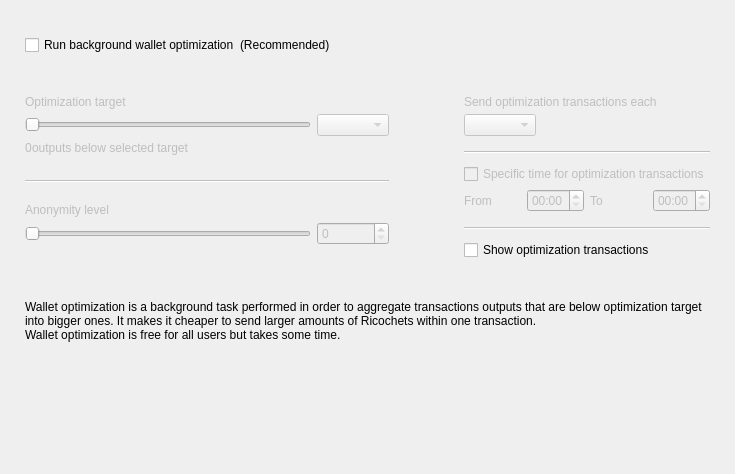
<?xml version="1.0" encoding="UTF-8"?>
<ui version="4.0">
 <class>OptimizationOptionsFrame</class>
 <widget class="QFrame" name="OptimizationOptionsFrame">
  <property name="geometry">
   <rect>
    <x>0</x>
    <y>0</y>
    <width>735</width>
    <height>474</height>
   </rect>
  </property>
  <property name="windowTitle">
   <string>Frame</string>
  </property>
  <property name="frameShape">
   <enum>QFrame::NoFrame</enum>
  </property>
  <property name="frameShadow">
   <enum>QFrame::Raised</enum>
  </property>
  <layout class="QVBoxLayout" name="verticalLayout">
   <property name="spacing">
    <number>0</number>
   </property>
   <property name="leftMargin">
    <number>25</number>
   </property>
   <property name="topMargin">
    <number>35</number>
   </property>
   <property name="rightMargin">
    <number>25</number>
   </property>
   <property name="bottomMargin">
    <number>0</number>
   </property>
   <item>
    <layout class="QHBoxLayout" name="horizontalLayout_2">
     <item>
      <widget class="QCheckBox" name="m_enableOptimizationCheck">
       <property name="text">
        <string>Run background wallet optimization</string>
       </property>
      </widget>
     </item>
     <item>
      <widget class="WalletGui::WalletNormalGrayTextLabel" name="label_8">
       <property name="text">
        <string>(Recommended)</string>
       </property>
      </widget>
     </item>
     <item>
      <spacer name="horizontalSpacer">
       <property name="orientation">
        <enum>Qt::Horizontal</enum>
       </property>
       <property name="sizeHint" stdset="0">
        <size>
         <width>40</width>
         <height>20</height>
        </size>
       </property>
      </spacer>
     </item>
    </layout>
   </item>
   <item>
    <spacer name="verticalSpacer_2">
     <property name="orientation">
      <enum>Qt::Vertical</enum>
     </property>
     <property name="sizeType">
      <enum>QSizePolicy::Fixed</enum>
     </property>
     <property name="sizeHint" stdset="0">
      <size>
       <width>20</width>
       <height>40</height>
      </size>
     </property>
    </spacer>
   </item>
   <item>
    <widget class="QWidget" name="m_optimizationOptionsWidget" native="true">
     <property name="enabled">
      <bool>true</bool>
     </property>
     <layout class="QHBoxLayout" name="horizontalLayout">
      <property name="spacing">
       <number>75</number>
      </property>
      <property name="leftMargin">
       <number>0</number>
      </property>
      <property name="topMargin">
       <number>0</number>
      </property>
      <property name="rightMargin">
       <number>0</number>
      </property>
      <property name="bottomMargin">
       <number>0</number>
      </property>
      <item alignment="Qt::AlignTop">
       <widget class="QWidget" name="widget1" native="true">
        <property name="enabled">
         <bool>false</bool>
        </property>
        <layout class="QGridLayout" name="gridLayout" columnstretch="50,0,0,0">
         <property name="leftMargin">
          <number>0</number>
         </property>
         <property name="topMargin">
          <number>0</number>
         </property>
         <property name="rightMargin">
          <number>0</number>
         </property>
         <property name="bottomMargin">
          <number>0</number>
         </property>
         <property name="verticalSpacing">
          <number>5</number>
         </property>
         <item row="0" column="0" colspan="4">
          <widget class="WalletGui::WalletNormalBlackTextLabel" name="label_5">
           <property name="text">
            <string>Optimization target</string>
           </property>
           <property name="indent">
            <number>0</number>
           </property>
          </widget>
         </item>
         <item row="4" column="0" colspan="4">
          <spacer name="verticalSpacer_3">
           <property name="orientation">
            <enum>Qt::Vertical</enum>
           </property>
           <property name="sizeType">
            <enum>QSizePolicy::Fixed</enum>
           </property>
           <property name="sizeHint" stdset="0">
            <size>
             <width>20</width>
             <height>20</height>
            </size>
           </property>
          </spacer>
         </item>
         <item row="1" column="0" colspan="3">
          <widget class="QSlider" name="m_thresholdSlider">
           <property name="maximum">
            <number>6</number>
           </property>
           <property name="pageStep">
            <number>1</number>
           </property>
           <property name="orientation">
            <enum>Qt::Horizontal</enum>
           </property>
          </widget>
         </item>
         <item row="1" column="3">
          <widget class="QComboBox" name="m_thresholdCombo"/>
         </item>
         <item row="5" column="0" colspan="4">
          <widget class="Line" name="line">
           <property name="orientation">
            <enum>Qt::Horizontal</enum>
           </property>
          </widget>
         </item>
         <item row="6" column="0" colspan="4">
          <spacer name="verticalSpacer_4">
           <property name="orientation">
            <enum>Qt::Vertical</enum>
           </property>
           <property name="sizeType">
            <enum>QSizePolicy::Fixed</enum>
           </property>
           <property name="sizeHint" stdset="0">
            <size>
             <width>20</width>
             <height>15</height>
            </size>
           </property>
          </spacer>
         </item>
         <item row="8" column="3">
          <widget class="QSpinBox" name="m_mixinSpin">
           <property name="buttonSymbols">
            <enum>QAbstractSpinBox::UpDownArrows</enum>
           </property>
          </widget>
         </item>
         <item row="7" column="0" colspan="4">
          <widget class="WalletGui::WalletNormalBlackTextLabel" name="label_7">
           <property name="text">
            <string>Anonymity level</string>
           </property>
           <property name="indent">
            <number>0</number>
           </property>
          </widget>
         </item>
         <item row="8" column="0" colspan="3">
          <widget class="QSlider" name="m_mixinSlider">
           <property name="pageStep">
            <number>1</number>
           </property>
           <property name="orientation">
            <enum>Qt::Horizontal</enum>
           </property>
          </widget>
         </item>
         <item row="2" column="0" colspan="4">
          <spacer name="verticalSpacer_12">
           <property name="orientation">
            <enum>Qt::Vertical</enum>
           </property>
           <property name="sizeType">
            <enum>QSizePolicy::Fixed</enum>
           </property>
           <property name="sizeHint" stdset="0">
            <size>
             <width>20</width>
             <height>0</height>
            </size>
           </property>
          </spacer>
         </item>
         <item row="3" column="0" colspan="4">
          <layout class="QHBoxLayout" name="horizontalLayout_3" stretch="0,1">
           <item>
            <widget class="QLabel" name="m_nonOptimizedOutputsLabel">
             <property name="text">
              <string>0</string>
             </property>
            </widget>
           </item>
           <item>
            <widget class="WalletGui::WalletNormalBlackTextLabel" name="m_nonOptimizedOutputsTextLabel">
             <property name="text">
              <string>outputs below selected target</string>
             </property>
            </widget>
           </item>
          </layout>
         </item>
        </layout>
       </widget>
      </item>
      <item>
       <layout class="QVBoxLayout" name="verticalLayout_3">
        <property name="spacing">
         <number>10</number>
        </property>
        <property name="rightMargin">
         <number>0</number>
        </property>
        <property name="bottomMargin">
         <number>0</number>
        </property>
        <item>
         <widget class="QWidget" name="widget2" native="true">
          <property name="enabled">
           <bool>false</bool>
          </property>
          <layout class="QGridLayout" name="gridLayout_2" columnstretch="0,0,0,0">
           <property name="leftMargin">
            <number>0</number>
           </property>
           <property name="topMargin">
            <number>0</number>
           </property>
           <property name="rightMargin">
            <number>0</number>
           </property>
           <property name="bottomMargin">
            <number>0</number>
           </property>
           <property name="verticalSpacing">
            <number>5</number>
           </property>
           <item row="2" column="0" colspan="2" alignment="Qt::AlignLeft">
            <widget class="QComboBox" name="m_periodCombo"/>
           </item>
           <item row="8" column="0">
            <widget class="WalletGui::WalletNormalBlackTextLabel" name="label_2">
             <property name="text">
              <string>From</string>
             </property>
            </widget>
           </item>
           <item row="8" column="1">
            <widget class="QTimeEdit" name="m_startTimeEdit">
             <property name="enabled">
              <bool>false</bool>
             </property>
             <property name="displayFormat">
              <string>HH:mm</string>
             </property>
            </widget>
           </item>
           <item row="8" column="2">
            <widget class="WalletGui::WalletNormalBlackTextLabel" name="label_3">
             <property name="text">
              <string>To</string>
             </property>
            </widget>
           </item>
           <item row="8" column="3">
            <widget class="QTimeEdit" name="m_stopTimeEdit">
             <property name="enabled">
              <bool>false</bool>
             </property>
             <property name="displayFormat">
              <string>HH:mm</string>
             </property>
            </widget>
           </item>
           <item row="6" column="0" colspan="4">
            <widget class="QCheckBox" name="m_optimizationTimeCheck">
             <property name="text">
              <string>Specific time for optimization transactions</string>
             </property>
            </widget>
           </item>
           <item row="4" column="0" colspan="4">
            <widget class="Line" name="line_2">
             <property name="orientation">
              <enum>Qt::Horizontal</enum>
             </property>
            </widget>
           </item>
           <item row="0" column="0" colspan="4">
            <widget class="WalletGui::WalletNormalBlackTextLabel" name="label_4">
             <property name="text">
              <string>Send optimization transactions each</string>
             </property>
             <property name="indent">
              <number>0</number>
             </property>
            </widget>
           </item>
           <item row="7" column="0" colspan="4">
            <spacer name="verticalSpacer_8">
             <property name="orientation">
              <enum>Qt::Vertical</enum>
             </property>
             <property name="sizeType">
              <enum>QSizePolicy::Fixed</enum>
             </property>
             <property name="sizeHint" stdset="0">
              <size>
               <width>20</width>
               <height>0</height>
              </size>
             </property>
            </spacer>
           </item>
           <item row="3" column="0" colspan="4">
            <spacer name="verticalSpacer_6">
             <property name="orientation">
              <enum>Qt::Vertical</enum>
             </property>
             <property name="sizeType">
              <enum>QSizePolicy::Fixed</enum>
             </property>
             <property name="sizeHint" stdset="0">
              <size>
               <width>20</width>
               <height>10</height>
              </size>
             </property>
            </spacer>
           </item>
           <item row="10" column="0" colspan="4">
            <widget class="Line" name="line_3">
             <property name="orientation">
              <enum>Qt::Horizontal</enum>
             </property>
            </widget>
           </item>
           <item row="1" column="0" colspan="4">
            <spacer name="verticalSpacer_5">
             <property name="orientation">
              <enum>Qt::Vertical</enum>
             </property>
             <property name="sizeType">
              <enum>QSizePolicy::Fixed</enum>
             </property>
             <property name="sizeHint" stdset="0">
              <size>
               <width>20</width>
               <height>0</height>
              </size>
             </property>
            </spacer>
           </item>
           <item row="5" column="0" colspan="4">
            <spacer name="verticalSpacer_7">
             <property name="orientation">
              <enum>Qt::Vertical</enum>
             </property>
             <property name="sizeType">
              <enum>QSizePolicy::Fixed</enum>
             </property>
             <property name="sizeHint" stdset="0">
              <size>
               <width>20</width>
               <height>5</height>
              </size>
             </property>
            </spacer>
           </item>
           <item row="9" column="0" colspan="4">
            <spacer name="verticalSpacer_10">
             <property name="orientation">
              <enum>Qt::Vertical</enum>
             </property>
             <property name="sizeType">
              <enum>QSizePolicy::Fixed</enum>
             </property>
             <property name="sizeHint" stdset="0">
              <size>
               <width>20</width>
               <height>10</height>
              </size>
             </property>
            </spacer>
           </item>
          </layout>
         </widget>
        </item>
        <item>
         <widget class="QCheckBox" name="m_showFusionTransactionsCheck">
          <property name="enabled">
           <bool>true</bool>
          </property>
          <property name="text">
           <string>Show optimization transactions</string>
          </property>
         </widget>
        </item>
       </layout>
      </item>
     </layout>
    </widget>
   </item>
   <item>
    <spacer name="verticalSpacer_11">
     <property name="orientation">
      <enum>Qt::Vertical</enum>
     </property>
     <property name="sizeType">
      <enum>QSizePolicy::Fixed</enum>
     </property>
     <property name="sizeHint" stdset="0">
      <size>
       <width>20</width>
       <height>40</height>
      </size>
     </property>
    </spacer>
   </item>
   <item>
    <widget class="WalletGui::WalletExtraNormalGrayTextLabel" name="m_helpLabel">
     <property name="text">
      <string>Wallet optimization is a background task performed in order to aggregate transactions outputs that are below optimization target into bigger ones. It makes it cheaper to send larger amounts of Ricochets within one transaction.
Wallet optimization is free for all users but takes some time.</string>
     </property>
     <property name="wordWrap">
      <bool>true</bool>
     </property>
    </widget>
   </item>
   <item>
    <spacer name="verticalSpacer">
     <property name="orientation">
      <enum>Qt::Vertical</enum>
     </property>
     <property name="sizeHint" stdset="0">
      <size>
       <width>20</width>
       <height>40</height>
      </size>
     </property>
    </spacer>
   </item>
  </layout>
 </widget>
 <customwidgets>
  <customwidget>
   <class>WalletGui::WalletNormalGrayTextLabel</class>
   <extends>QLabel</extends>
   <header>Gui/Common/WalletTextLabel.h</header>
  </customwidget>
  <customwidget>
   <class>WalletGui::WalletNormalBlackTextLabel</class>
   <extends>QLabel</extends>
   <header>Gui/Common/WalletTextLabel.h</header>
  </customwidget>
  <customwidget>
   <class>WalletGui::WalletExtraNormalGrayTextLabel</class>
   <extends>QLabel</extends>
   <header>Gui/Common/WalletTextLabel.h</header>
  </customwidget>
 </customwidgets>
 <resources/>
 <connections>
  <connection>
   <sender>m_enableOptimizationCheck</sender>
   <signal>toggled(bool)</signal>
   <receiver>widget1</receiver>
   <slot>setEnabled(bool)</slot>
   <hints>
    <hint type="sourcelabel">
     <x>147</x>
     <y>47</y>
    </hint>
    <hint type="destinationlabel">
     <x>176</x>
     <y>204</y>
    </hint>
   </hints>
  </connection>
  <connection>
   <sender>m_thresholdSlider</sender>
   <signal>valueChanged(int)</signal>
   <receiver>OptimizationOptionsFrame</receiver>
   <slot>thresholdChanged(int)</slot>
   <hints>
    <hint type="sourcelabel">
     <x>116</x>
     <y>139</y>
    </hint>
    <hint type="destinationlabel">
     <x>355</x>
     <y>194</y>
    </hint>
   </hints>
  </connection>
  <connection>
   <sender>m_mixinSlider</sender>
   <signal>valueChanged(int)</signal>
   <receiver>OptimizationOptionsFrame</receiver>
   <slot>mixinChanged(int)</slot>
   <hints>
    <hint type="sourcelabel">
     <x>116</x>
     <y>240</y>
    </hint>
    <hint type="destinationlabel">
     <x>367</x>
     <y>236</y>
    </hint>
   </hints>
  </connection>
  <connection>
   <sender>m_optimizationTimeCheck</sender>
   <signal>toggled(bool)</signal>
   <receiver>m_startTimeEdit</receiver>
   <slot>setEnabled(bool)</slot>
   <hints>
    <hint type="sourcelabel">
     <x>543</x>
     <y>179</y>
    </hint>
    <hint type="destinationlabel">
     <x>501</x>
     <y>207</y>
    </hint>
   </hints>
  </connection>
  <connection>
   <sender>m_optimizationTimeCheck</sender>
   <signal>toggled(bool)</signal>
   <receiver>m_stopTimeEdit</receiver>
   <slot>setEnabled(bool)</slot>
   <hints>
    <hint type="sourcelabel">
     <x>543</x>
     <y>179</y>
    </hint>
    <hint type="destinationlabel">
     <x>643</x>
     <y>207</y>
    </hint>
   </hints>
  </connection>
  <connection>
   <sender>m_mixinSpin</sender>
   <signal>valueChanged(int)</signal>
   <receiver>OptimizationOptionsFrame</receiver>
   <slot>mixinChanged(int)</slot>
   <hints>
    <hint type="sourcelabel">
     <x>273</x>
     <y>271</y>
    </hint>
    <hint type="destinationlabel">
     <x>367</x>
     <y>236</y>
    </hint>
   </hints>
  </connection>
  <connection>
   <sender>m_thresholdCombo</sender>
   <signal>currentIndexChanged(int)</signal>
   <receiver>OptimizationOptionsFrame</receiver>
   <slot>thresholdChanged(int)</slot>
   <hints>
    <hint type="sourcelabel">
     <x>270</x>
     <y>139</y>
    </hint>
    <hint type="destinationlabel">
     <x>367</x>
     <y>236</y>
    </hint>
   </hints>
  </connection>
  <connection>
   <sender>m_enableOptimizationCheck</sender>
   <signal>toggled(bool)</signal>
   <receiver>widget2</receiver>
   <slot>setEnabled(bool)</slot>
   <hints>
    <hint type="sourcelabel">
     <x>158</x>
     <y>48</y>
    </hint>
    <hint type="destinationlabel">
     <x>556</x>
     <y>197</y>
    </hint>
   </hints>
  </connection>
 </connections>
 <slots>
  <slot>thresholdChanged(int)</slot>
  <slot>mixinChanged(int)</slot>
 </slots>
</ui>
